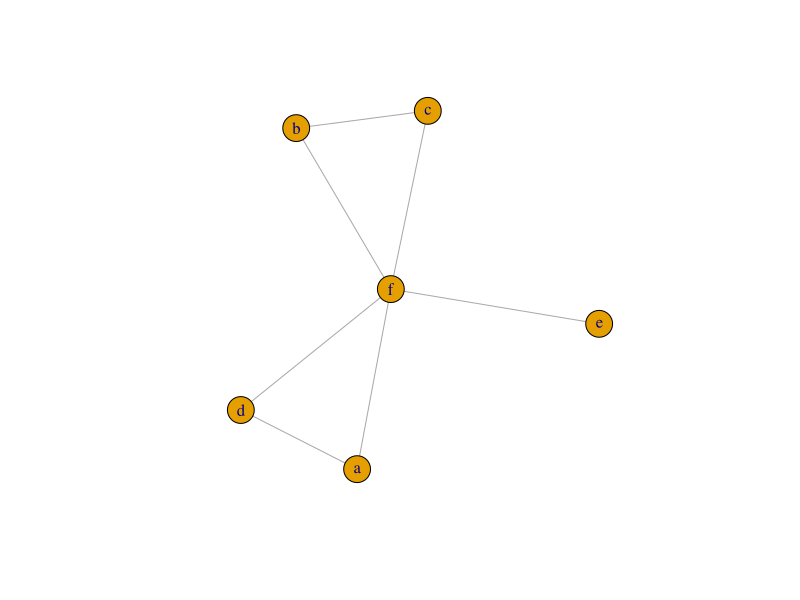
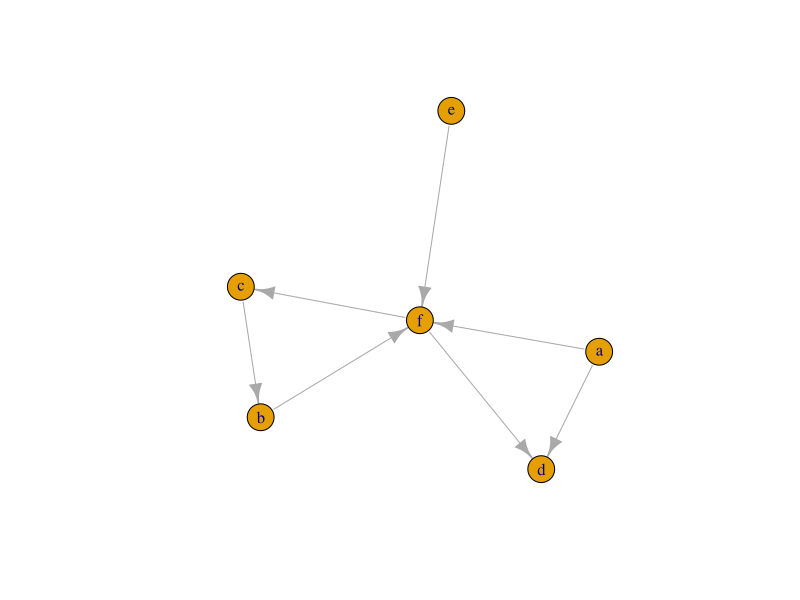
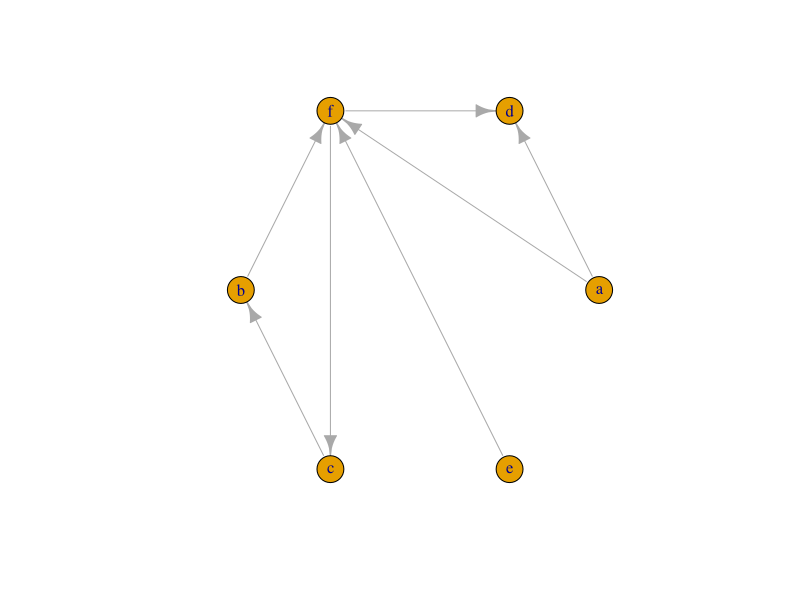
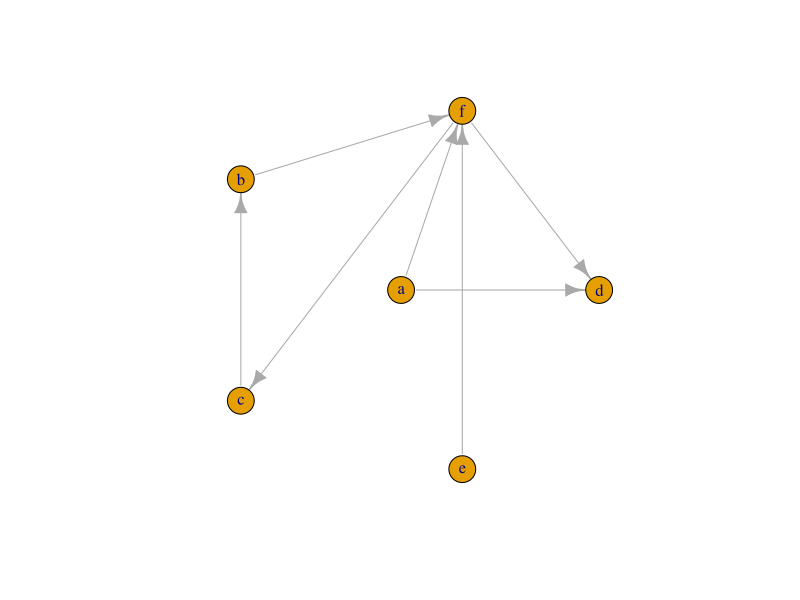
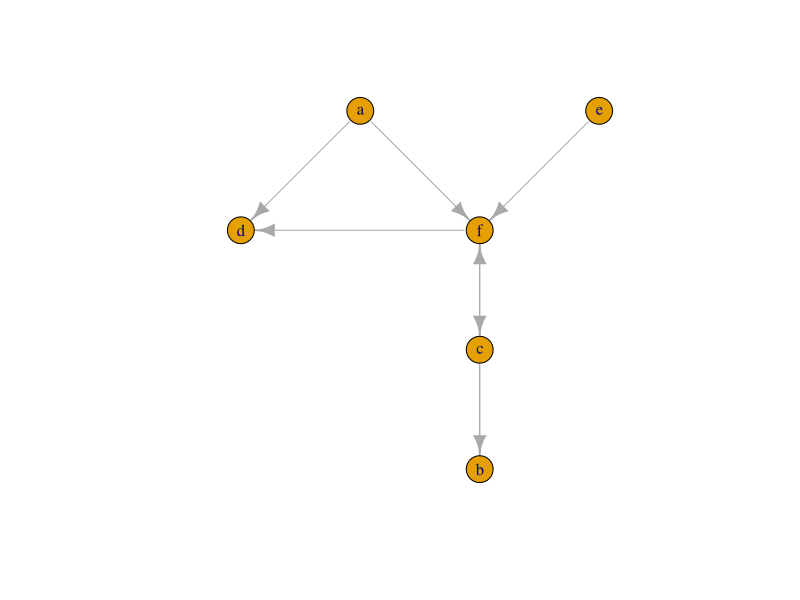
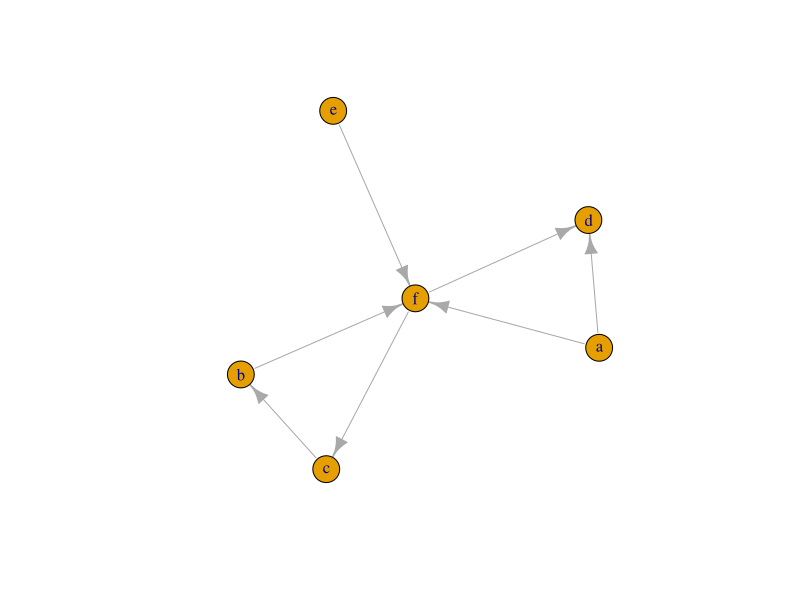
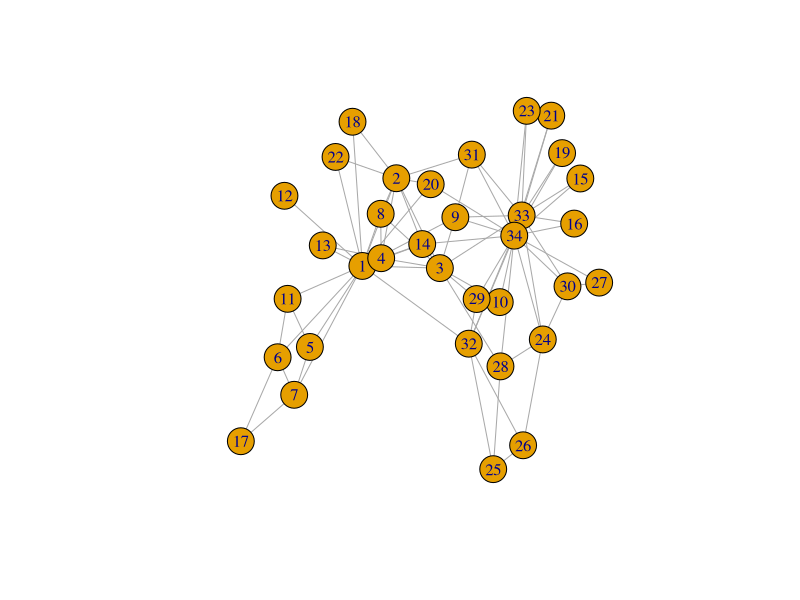
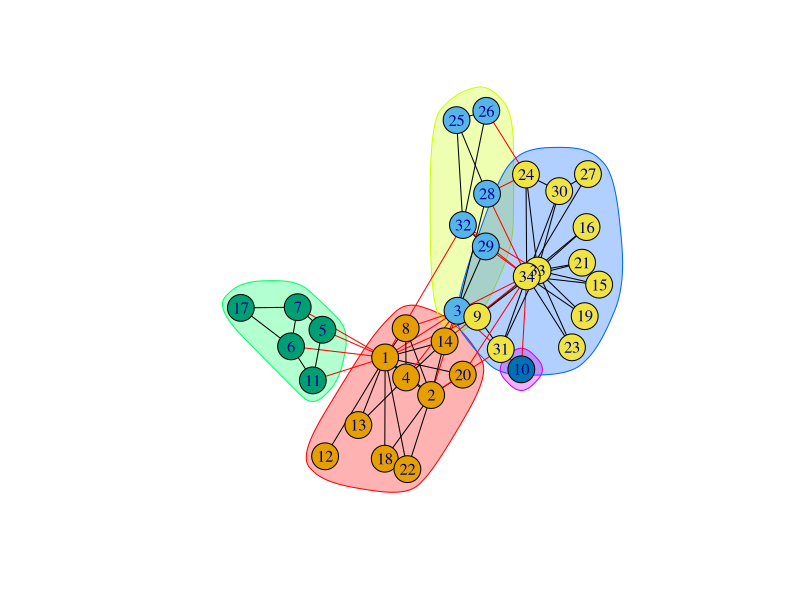

These figures' R source, in order:
library(igraph)


#1
gU = make_graph(c('a','d',
                  'a','f',
                  'b','f',
                  'c','b',
                  'e','f',
                  'f','c',
                  'f','d'),
                directed = F)
class(gU)

plot(gU)

V(gU)
E(gU)

gU[]

degree(gU)
closeness(gU)
betweenness(gU)

#2

gD = make_graph(c('a','d',
                  'a','f',
                  'b','f',
                  'c','b',
                  'e','f',
                  'f','c',
                  'f','d'),
                directed = T)

plot(gD)

V(gD)
E(gD)

gD[]

degree(gD)
closeness(gD)
betweenness(gD)


l = layout_in_circle(gD)
plot(gD,layout = l)

l = layout_as_star(gD)
plot(gD,layout = l)

l = layout_as_tree(gD)
plot(gD,layout = l)

plot(gD,layout=layout_nicely(gD))


hs = hub_score(gD)
sort(hs$vector, decreasing = T)


as = authority_score(gD)
sort(as$vector, decreasing = T)


pr = page_rank(gD,damping = 0.9)
sort(pr$vector, decreasing = T)



##############################3.2##########################

#3
#a
karate = make_graph("Zachary")
plot(karate)


#b
ceb = cluster_edge_betweenness(karate)
ceb


#c
plot(ceb,karate)

#d
sizes(ceb)
membership(ceb)

#e
plot(as.hclust(ceb))

#f
cfg = cluster_fast_greedy(karate)
cfg

#g
plot(cfg,karate)
plot(cfg,karate,layout = layout_as_star(karate))
sizes(cfg)
membership(cfg)
hc = as.hclust(cfg)
plot(hc)
rect.hclust(hc,3)

#4
par(mfrow = c(1,2))

gU = make_graph(c('a','d',
                  'a','f',
                  'b','f',
                  'c','b',
                  'e','f',
                  'f','c',
                  'f','d'),
                directed = F)

ceb = cluster_edge_betweenness(gU)
cfg = cluster_fast_greedy(gU)

plot(ceb,gU,main="EB")
plot(cfg,gU, main="FG")

sizes(ceb)
membership(ceb)
sizes(cfg)
membership(cfg)

hceb = as.hclust(ceb)
plot(hceb)
rect.hclust(hceb,3)

hcfg = as.hclust(cfg)
plot(hcfg)
rect.hclust(hcfg,2)



